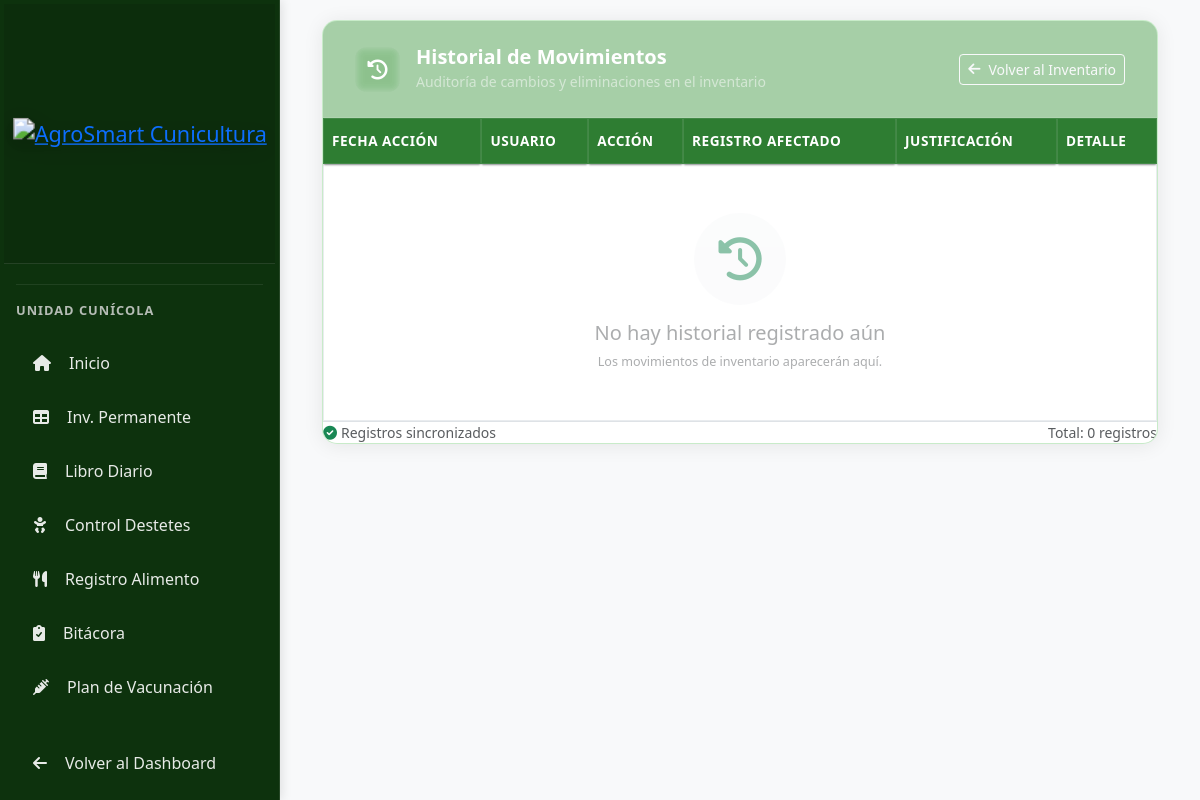
The page /cunicultura/inventario/historial/ (signed in) on the database as committed earlier.
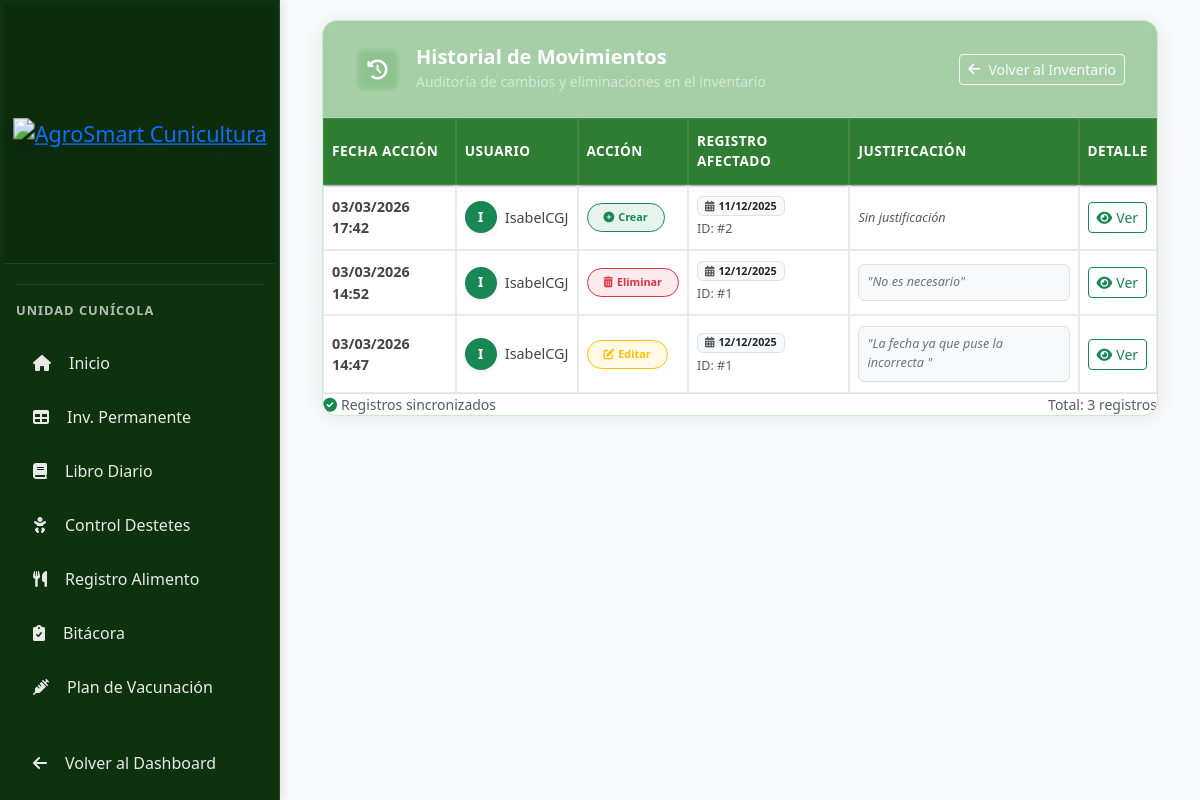
The same page on the database as committed later.
### apps/cunicultura/models.py (models this page shows, shortened)
class HistorialInventarioConejos(models.Model):
    ACCIONES = [
        ('CREAR', 'Crear'),
        ('EDITAR', 'Editar'),
        ('ELIMINAR', 'Eliminar'),
    ]
    usuario = models.ForeignKey(User, on_delete=models.SET_NULL, null=True, blank=True)
    accion = models.CharField(max_length=20, choices=ACCIONES)
    fecha_accion = models.DateTimeField(auto_now_add=True)
    justificacion = models.TextField(blank=True, null=True)
    registro_id = models.IntegerField(null=True, blank=True, help_text="ID del registro original")
    fecha_registro = models.DateField(null=True, blank=True)
    detalle_registro = models.CharField(max_length=200, null=True, blank=True)
    datos_anteriores = models.TextField(null=True, blank=True, help_text="JSON con los datos del registro")
    class Meta:
        verbose_name = "Historial Inventario Conejos"
        verbose_name_plural = "Historiales Inventario Conejos"
        ordering = ['-fecha_accion']

### apps/cunicultura/views.py (the view)
# urls.py: path('inventario/historial/', views.historial_inventario, name='historial_inventario'),
@login_required
@role_required(['superusuario', 'admin_cunicola', 'practicante_cunicola', 'veterinario', 'solo_vista', 'punto_blanco'])
def historial_inventario(request):
    historial = HistorialInventarioConejos.objects.all().order_by('-fecha_accion')
    return render(request, 'cunicultura/historial_inventario.html', {'historial': historial})

### templates/cunicultura/historial_inventario.html (shortened to what this page needs)
{% extends 'cunicultura/base.html' %}
{% load static %}
{% block content %}
<div class="glass-wrap fade-in">
    <div class="unified-dashboard-card">
        <div class="card-header">
            <div class="d-flex align-items-center">
                <div class="header-icon-box me-3">
                    <i class="fas fa-history fa-lg text-white"></i>
                </div>
                <div>
                    <h5 class="section-title mb-0 fw-bold">Historial de Movimientos</h5>
                    <small class="text-white-50">Auditoría de cambios y eliminaciones en el inventario</small>
                </div>
            </div>
            <a href="{% url 'cunicultura:inventario_permanente' %}" class="btn btn-outline-light btn-sm d-flex align-items-center gap-2">
                <i class="fas fa-arrow-left"></i>
                <span>Volver al Inventario</span>
            </a>
        </div>
        <div class="card-body p-0">
            <div class="table-responsive">
                <table class="table table-custom align-middle mb-0">
                    <thead>
                        <tr>
                            <th>Fecha Acción</th>
                            <th>Usuario</th>
                            <th>Acción</th>
                            <th>Registro Afectado</th>
                            <th>Justificación</th>
                            <th>Detalle</th>
                        </tr>
                    </thead>
                    <tbody>
                        {% for log in historial %}
                        <tr>
                            <td class="fw-bold">{{ log.fecha_accion|date:"d/m/Y H:i" }}</td>
                            <td>
                                <div class="d-flex align-items-center gap-2">
                                    <div class="avatar-circle-sm bg-success text-white fw-bold shadow-sm">
                                        {{ log.usuario.username|slice:":1"|upper }}
                                    </div>
                                    <span class="fw-medium">{{ log.usuario.username }}</span>
                                </div>
                            </td>
                            <td>
                                {% if log.accion == 'CREAR' %}
                                    <span class="badge bg-success bg-opacity-10 text-success border border-success px-3 py-2 rounded-pill">
                                        <i class="fas fa-plus-circle me-1"></i>Crear
                                    </span>
                                {% elif log.accion == 'EDITAR' %}
                                    <span class="badge bg-warning bg-opacity-10 text-warning border border-warning px-3 py-2 rounded-pill">
                                        <i class="fas fa-edit me-1"></i>Editar
                                    </span>
                                {% elif log.accion == 'ELIMINAR' %}
                                    <span class="badge bg-danger bg-opacity-10 text-danger border border-danger px-3 py-2 rounded-pill">
                                        <i class="fas fa-trash-alt me-1"></i>Eliminar
                                    </span>
                                {% endif %}
                            </td>
                            <td>
                                <div class="d-flex flex-column text-start">
                                    <span class="badge bg-light text-dark border mb-1" style="width: fit-content;">
                                        <i class="fas fa-calendar-alt me-1 text-muted"></i>{{ log.fecha_registro|date:"d/m/Y" }}
                                    </span>
                                    <small class="text-muted">ID: #{{ log.registro_id }}</small>
                                </div>
                            </td>
                            <td class="text-start" style="max-width: 300px;">
                                {% if log.justificacion %}
                                    <div class="p-2 bg-light border rounded text-secondary small fst-italic">
                                        "{{ log.justificacion }}"
                                    </div>
                                {% else %}
                                    <span class="text-muted small fst-italic">Sin justificación</span>
                                {% endif %}
                            </td>
                            <td>
                                <button type="button" class="btn btn-sm btn-outline-success"
                                        data-bs-toggle="modal"
                                        data-bs-target="#detalleModal{{ log.id }}">
                                    <i class="fas fa-eye me-1"></i>Ver
                                </button>
                            </td>
                        </tr>
                        {% empty %}
                        <tr>
                            <td colspan="6" class="py-5 text-center bg-white">
                                <div class="d-flex flex-column align-items-center opacity-50">
                                    <div class="mb-3 p-4 rounded-circle bg-light">
                                        <i class="fas fa-history fa-3x text-success"></i>
                                    </div>
                                    <h5 class="text-muted">No hay historial registrado aún</h5>
                                    <p class="small text-muted mb-0">Los movimientos de inventario aparecerán aquí.</p>
                                </div>
                            </td>
                        </tr>
                        {% endfor %}
                    </tbody>
                </table>
            </div>
        </div>
        <div class="card-footer bg-white border-top">
            <div class="d-flex justify-content-between align-items-center">
                <small class="text-muted">
                    <i class="fas fa-check-circle me-1 text-success"></i>Registros sincronizados
                </small>
                <small class="text-muted">Total: {{ historial.count }} registros</small>
            </div>
        </div>
    </div>
</div>
{% endblock %}

### templates/cunicultura/base.html (shortened to what this page needs)
{% extends 'aves/base.html' %}
{% load static %}
{% block sidebar_brand %}
<div class="sidebar-header">
    <a href="{% url 'cunicultura:dashboard' %}" style="display:block; width:100%;">
        <img src="{% static 'img/logo_agro.png' %}" alt="AgroSmart Cunicultura">
    </a>
</div>
{% endblock %}
{% block sidebar_menu %}
<nav class="nav flex-column">
    <div class="sidebar-cunicultura-title">
        <span>Unidad Cunícola</span>
    </div>
    {% if request.user.perfilusuario.rol != 'veterinario' %}
    <a href="{% url 'cunicultura:dashboard' %}" class="nav-link {% if request.resolver_match.url_name == 'dashboard' %}active{% endif %}">
        <i class="fas fa-home me-2"></i>Inicio
    </a>
    <a href="{% url 'cunicultura:inventario_permanente' %}" class="nav-link {% if request.resolver_match.url_name == 'inventario_permanente' %}active{% endif %}">
        <i class="fas fa-table me-2"></i>Inv. Permanente
    </a>
    <a href="{% url 'cunicultura:libro_diario' %}" class="nav-link {% if request.resolver_match.url_name == 'libro_diario' %}active{% endif %}">
        <i class="fas fa-book me-2"></i>Libro Diario
    </a>
    <a href="{% url 'cunicultura:control_destetes' %}" class="nav-link {% if request.resolver_match.url_name == 'control_destetes' %}active{% endif %}">
        <i class="fas fa-baby me-2"></i>Control Destetes
    </a>
    <a href="{% url 'cunicultura:registro_alimento' %}" class="nav-link {% if request.resolver_match.url_name == 'registro_alimento' %}active{% endif %}">
        <i class="fas fa-utensils me-2"></i>Registro Alimento
    </a>
    <a href="{% url 'cunicultura:bitacora_actividades' %}" class="nav-link {% if request.resolver_match.url_name == 'bitacora_actividades' %}active{% endif %}">
        <i class="fas fa-clipboard-check me-2"></i>Bitácora
    </a>
    {% endif %}
    <a href="{% url 'cunicultura:plan_vacunacion_list' %}" class="nav-link {% if request.resolver_match.url_name == 'plan_vacunacion_list' %}active{% endif %}">
        <i class="fas fa-syringe me-2"></i>Plan de Vacunación
    </a>
    <a href="{% url 'dashboard:principal' %}" class="nav-link mt-4">
        <i class="fas fa-arrow-left me-2"></i>Volver al Dashboard
    </a>
</nav>
{% endblock %}

### templates/aves/base.html (shortened to what this page needs)
<!DOCTYPE html>
<html lang="es">
<head>
    {% load static %}
    <link href="https://cdn.jsdelivr.net/npm/bootstrap@5.3.0/dist/css/bootstrap.min.css" rel="stylesheet">
    <link href="https://cdnjs.cloudflare.com/ajax/libs/font-awesome/6.0.0/css/all.min.css" rel="stylesheet">
</head>
<body>
    <aside class="sidebar" aria-label="Menú módulo avícola">
                <div class="p-3">
                    {% block sidebar_brand %}{% endblock %}
                    {% block sidebar_menu %}{% endblock %}
                </div>
    </aside>
    <div class="main-content">
        <div class="toast-container position-fixed top-0 end-0 p-3" style="z-index: 2000;">
        </div>
                {% block content %}{% endblock %}
    </div>
</body>
</html>

### templates/cunicultura/historial_inventario.html (style rules this page uses)
.header-icon-box { width: 45px; height: 45px; background: rgba(255, 255, 255, 0.2); border-radius: 12px; display: flex; align-items: center; justify-content: center; backdrop-filter: blur(5px); }
.avatar-circle-sm { width: 32px; height: 32px; border-radius: 50%; display: flex; align-items: center; justify-content: center; font-size: 0.85rem; }

### templates/cunicultura/base.html (style rules this page uses)
.glass-wrap { width: 100%; max-width: 95%; margin: 0 auto; }
.unified-dashboard-card { background: rgba(0, 175, 0, 0.25); backdrop-filter: blur(5px); border-radius: 15px; box-shadow: 0 2px 20px rgba(0,0,0,0.08); border: 1px solid rgba(255,255,255,0.2); color: white; overflow: hidden; margin-bottom: 2rem; }
.sidebar { background: rgba(0, 40, 0, 0.95) !important; border-right: 1px solid rgba(255,255,255,0.1); }
.unified-dashboard-card .card-header { background: rgba(0, 0, 0, 0.1); padding: 1.5rem 2rem; border-bottom: 1px solid rgba(255, 255, 255, 0.1); color: white; display: flex; justify-content: space-between; align-items: center; }
.unified-dashboard-card .card-header h5 { color: white; }
.unified-dashboard-card .card-body { padding: 0; }
.section-title { margin: 0; color: white; font-weight: 600; display: flex; align-items: center; gap: 0.5rem; font-size: 1.25rem; }
.table-custom { width: 100%; margin-bottom: 0; border-collapse: separate; border-spacing: 0; color: #444; }
.table-custom thead th { background-color: #2E7D32 !important; color: white !important; font-weight: 600; text-transform: uppercase; font-size: 0.85rem; letter-spacing: 0.5px; padding: 12px 8px; border: 1px solid rgba(255,255,255,0.1); position: sticky; top: 0; z-index: 2; box-shadow: 0 2px 2px -1px rgba(0, 0, 0, 0.4); vertical-align: middle; }
.table-custom tbody tr { background-color: white !important; transition: all 0.2s; }
.table-custom tbody td { padding: 10px 8px; vertical-align: middle; border-bottom: 1px solid #e9ecef; border: 1px solid #e9ecef; color: #444; font-size: 0.9rem; }
.sidebar-cunicultura-title { padding: 1rem 1rem 0.5rem 0; font-size: 0.8rem; text-transform: uppercase; letter-spacing: 1px; opacity: 0.8; font-weight: 700; color: #e0e0e0; border-top: 1px solid rgba(255,255,255,0.1); margin-top: 0.5rem; margin-bottom: 0.5rem; }

Rows that differ between the two databases and show on the page:
added HistorialInventarioConejos: fecha_accion "03/03/2026 17:42", usuario.username "I", usuario.username "IsabelCGJ", accion "CREAR" (drawn), fecha_registro "11/12/2025", registro_id "2", shows "Sin justificación"
added HistorialInventarioConejos: fecha_accion "03/03/2026 14:52", usuario.username "I", usuario.username "IsabelCGJ", accion "ELIMINAR" (drawn), fecha_registro "12/12/2025", registro_id "1", justificacion "No es necesario"
added HistorialInventarioConejos: fecha_accion "03/03/2026 14:47", usuario.username "I", usuario.username "IsabelCGJ", accion "EDITAR" (drawn), fecha_registro "12/12/2025", registro_id "1", justificacion "La fecha ya que puse la incorrecta"
Other text that changed with them:
{{ historial.count }}: "0" → "3"
text no longer shown: "No hay historial registrado aún Los movimientos de inventario aparecerán aquí."
